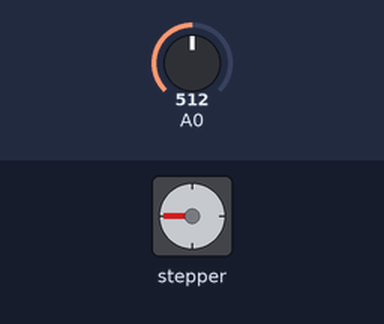
Bench run of a sketch on a simulated Arduino Uno, built with avr-gcc and run on an emulated ATmega328P. Parts: stepper motor. Inputs (shaded band) come from the test bench; at power-on: A0 = 512. Stepper angles assume 200 steps per turn.

Above: at 1.2 s.
1.3 s: A0 set to 716
At 1.69 s:
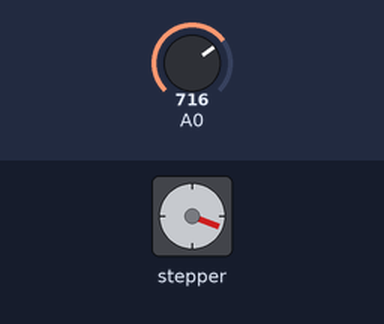
4.3 s: A0 set to 900
At 4.71 s:
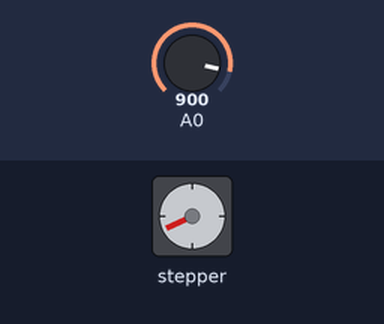
7.3 s: A0 set to 1023
At 7.73 s:
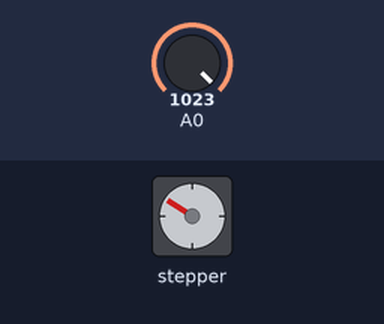
Timing chart, 0 to 19.3 s (numbered marks = the images above; inputs shaded):
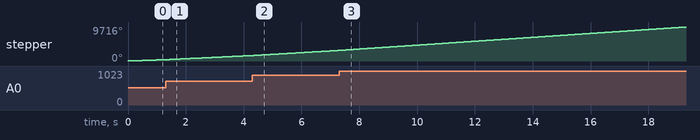

The sketch:

stepper_speedControl_techChef.ino
```cpp
/*
 Stepper Motor Control - speed control

 This program drives a unipolar or bipolar stepper motor.
 The motor is attached to digital pins 8 - 11 of the Arduino.
 A potentiometer is connected to analog input 0.

 The motor will rotate in a clockwise direction. The higher the potentiometer value,
 the faster the motor speed. Because setSpeed() sets the delay between steps,
 you may notice the motor is less responsive to changes in the sensor value at
 low speeds.

 Created 30 Nov. 2009
 Modified 28 Oct 2010
 by Tom Igoe

 */

#include <Stepper.h>

const int stepsPerRevolution = 200;  // change this to fit the number of steps per revolution
const int VCC = 13;
// for your motor


// initialize the stepper library on pins 8 through 11:
Stepper myStepper(stepsPerRevolution, 8, 9, 10, 11);

int stepCount = 0;  // number of steps the motor has taken

void setup() {
  // nothing to do inside the setup
  pinMode(VCC, OUTPUT); // VCC
  digitalWrite(VCC, HIGH);
}

void loop() {
  // read the sensor value:
  int sensorReading = analogRead(A0);
  // map it to a range from 0 to 100:
  int motorSpeed = map(sensorReading, 0, 1023, 0, 100);
  // set the motor speed:
  if (motorSpeed > 0) {
    myStepper.setSpeed(motorSpeed);
    // step 1/100 of a revolution:
    myStepper.step(stepsPerRevolution / 100);
  }
}
```
